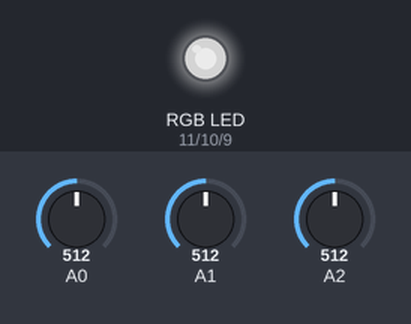
A sketch run on a simulated Arduino Uno, built with avr-gcc and run on an emulated ATmega328P. On the bench: an RGB LED mixed from three pins (HIGH = lit). The test bench sets the inputs (shaded band); at power-on: A0 = 512, A1 = 512, A2 = 512. Dim RGB values are drawn brighter than linear.

Above: at 1.2 s.
1.3 s: A0 set to 716
At 1.8 s:
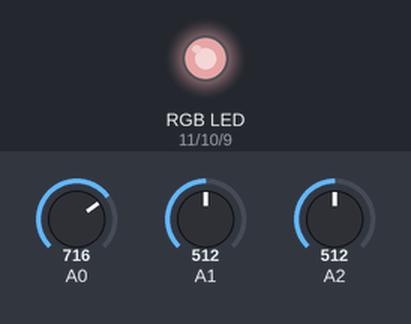
2.8 s: A1 set to 716
At 3.3 s:
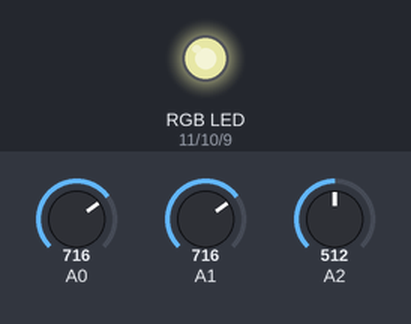
4.3 s: A2 set to 716
At 4.8 s:
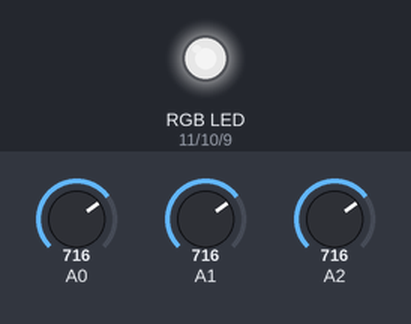
5.8 s: A0 set to 900
At 6.3 s:
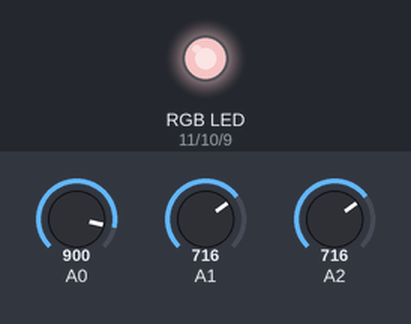
7.3 s: A1 set to 900
At 8.4 s:
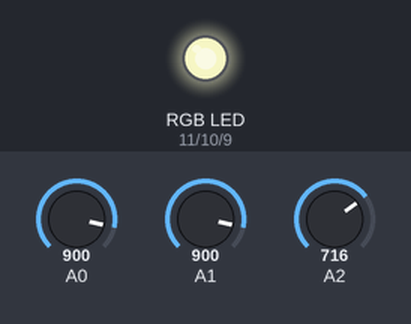
8.8 s: A2 set to 900
At 9.9 s:
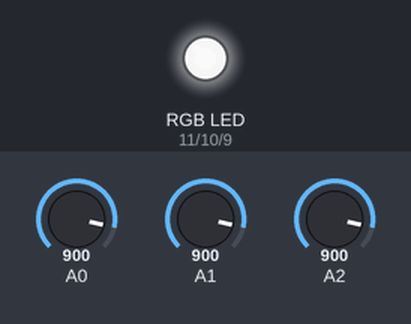
Timing chart, 0 to 11.3 s (numbered marks = the images above; inputs shaded):
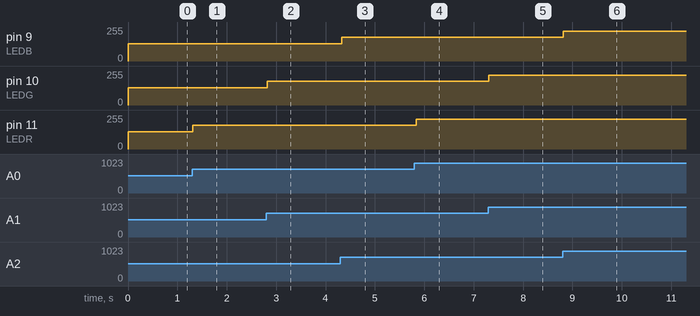

The sketch:

rgb.ino
```cpp
#define LEDR 11
#define LEDG 10
#define LEDB 9
int value1=0;
int value2=0;
int value3=0;
void setup() {
 pinMode(LEDR,OUTPUT);
 pinMode(LEDG,OUTPUT);
 pinMode(LEDB,OUTPUT);
 pinMode(14,INPUT);
 pinMode(15,INPUT);
 pinMode(16,INPUT);
}

void loop() {
 value1=analogRead(14)/4;
 analogWrite(LEDR,value1);
 value2=analogRead(15)/4;
 analogWrite(LEDG,value2);
 value3=analogRead(16)/4;
 analogWrite(LEDB,value3);
 delay(50);
}
```

Measured:
- after the input at 1.3 s, pin 11 (LEDR): 128/255 → 179/255 at once
- after the input at 2.8 s, pin 10 (LEDG): 128/255 → 179/255 at once
- after the input at 4.3 s, pin 9 (LEDB): 128/255 → 179/255 at once
- after the input at 5.8 s, pin 11 (LEDR): 179/255 → 225/255 at once
- after the input at 7.3 s, pin 10 (LEDG): 179/255 → 225/255 at once
- after the input at 8.8 s, pin 9 (LEDB): 179/255 → 225/255 at once
